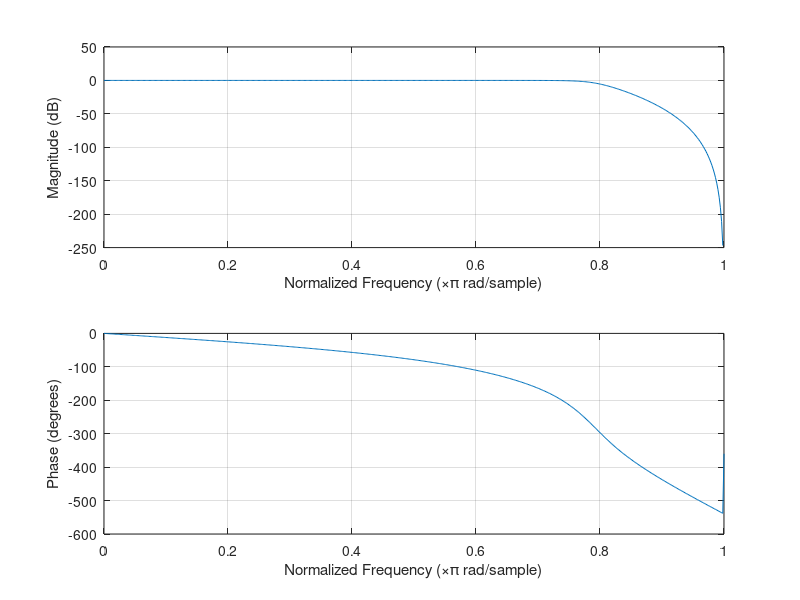

This figure's MATLAB source:
clc;
close all;
clear;
fs=0:500;
wp=2*pi.*150/1000;
ws=2*pi.*100/1000;
Ap=15;
As=1;
N=6;
k=0:N-1;
wc=(wp+ws)/2;
[N,wc]:buttord(wp,ws,Ap,As);
[b,a]=butter(N,wc);
 
freqz(b,a);




